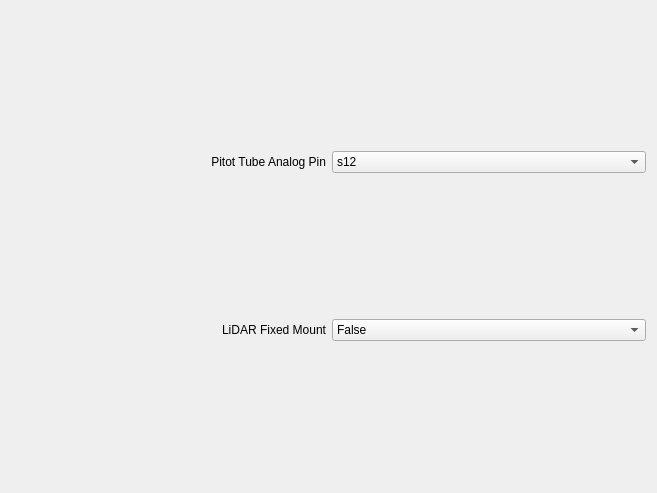
             <widget class="QWidget" name="scrollAreaWidgetContents_16">
              <property name="geometry">
               <rect>
                <x>0</x>
                <y>0</y>
                <width>657</width>
                <height>493</height>
               </rect>
              </property>
              <layout class="QGridLayout" name="gridLayout_29">
               <item row="0" column="0">
                <layout class="QHBoxLayout" name="horizontalLayout_82">
                 <item>
                  <widget class="QLabel" name="label_82">
                   <property name="text">
                    <string>Pitot Tube Analog Pin</string>
                   </property>
                   <property name="alignment">
                    <set>Qt::AlignRight|Qt::AlignTrailing|Qt::AlignVCenter</set>
                   </property>
                  </widget>
                 </item>
                 <item>
                  <widget class="QComboBox" name="PitotTubeAnalogPin">
                   <property name="currentIndex">
                    <number>3</number>
                   </property>
                   <item>
                    <property name="text">
                     <string>s1</string>
                    </property>
                   </item>
                   <item>
                    <property name="text">
                     <string>s10</string>
                    </property>
                   </item>
                   <item>
                    <property name="text">
                     <string>s11</string>
                    </property>
                   </item>
                   <item>
                    <property name="text">
                     <string>s12</string>
                    </property>
                   </item>
                   <item>
                    <property name="text">
                     <string>s13</string>
                    </property>
                   </item>
                   <item>
                    <property name="text">
                     <string>s14</string>
                    </property>
                   </item>
                   <item>
                    <property name="text">
                     <string>s15</string>
                    </property>
                   </item>
                  </widget>
                 </item>
                </layout>
               </item>
               <item row="1" column="0">
                <layout class="QHBoxLayout" name="horizontalLayout_83">
                 <item>
                  <widget class="QLabel" name="label_83">
                   <property name="text">
                    <string>LiDAR Fixed Mount</string>
                   </property>
                   <property name="alignment">
                    <set>Qt::AlignRight|Qt::AlignTrailing|Qt::AlignVCenter</set>
                   </property>
                  </widget>
                 </item>
                 <item>
                  <widget class="QComboBox" name="LiDARFixedMount">
                   <property name="currentIndex">
                    <number>1</number>
                   </property>
                   <item>
                    <property name="text">
                     <string>True</string>
                    </property>
                   </item>
                   <item>
                    <property name="text">
                     <string>False</string>
                    </property>
                   </item>
                  </widget>
                 </item>
                </layout>
               </item>
              </layout>
             </widget>
